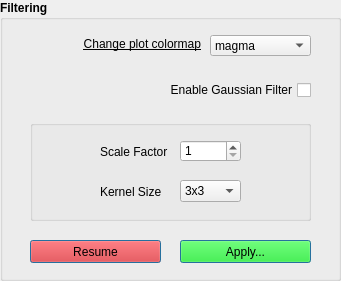
     <widget class="QGroupBox" name="filtering_box">
      <property name="geometry">
       <rect>
        <x>10</x>
        <y>30</y>
        <width>341</width>
        <height>281</height>
       </rect>
      </property>
      <property name="font">
       <font>
        <weight>75</weight>
        <bold>true</bold>
       </font>
      </property>
      <property name="title">
       <string>Filtering</string>
      </property>
      <widget class="QPushButton" name="filterLock">
       <property name="geometry">
        <rect>
         <x>180</x>
         <y>240</y>
         <width>131</width>
         <height>23</height>
        </rect>
       </property>
       <property name="font">
        <font>
         <weight>50</weight>
         <bold>false</bold>
        </font>
       </property>
       <property name="styleSheet">
        <string notr="true">background-color: rgba(0, 255, 0, 100);</string>
       </property>
       <property name="text">
        <string>Apply...</string>
       </property>
       <property name="default">
        <bool>true</bool>
       </property>
      </widget>
      <widget class="QPushButton" name="pushButton_6">
       <property name="geometry">
        <rect>
         <x>30</x>
         <y>240</y>
         <width>131</width>
         <height>23</height>
        </rect>
       </property>
       <property name="font">
        <font>
         <weight>50</weight>
         <bold>false</bold>
        </font>
       </property>
       <property name="styleSheet">
        <string notr="true">background-color: rgba(255, 0, 0, 100);</string>
       </property>
       <property name="text">
        <string>Resume</string>
       </property>
       <property name="default">
        <bool>true</bool>
       </property>
      </widget>
      <widget class="QLabel" name="verification_filter">
       <property name="geometry">
        <rect>
         <x>320</x>
         <y>0</y>
         <width>20</width>
         <height>20</height>
        </rect>
       </property>
       <property name="autoFillBackground">
        <bool>false</bool>
       </property>
       <property name="text">
        <string/>
       </property>
       <property name="scaledContents">
        <bool>true</bool>
       </property>
       <property name="alignment">
        <set>Qt::AlignCenter</set>
       </property>
      </widget>
      <widget class="QGroupBox" name="gaussian_box">
       <property name="geometry">
        <rect>
         <x>30</x>
         <y>120</y>
         <width>281</width>
         <height>101</height>
        </rect>
       </property>
       <property name="title">
        <string/>
       </property>
       <widget class="QComboBox" name="kernel_combobox">
        <property name="geometry">
         <rect>
          <x>150</x>
          <y>60</y>
          <width>61</width>
          <height>22</height>
         </rect>
        </property>
        <property name="font">
         <font>
          <weight>50</weight>
          <bold>false</bold>
         </font>
        </property>
        <item>
         <property name="text">
          <string>3x3</string>
         </property>
        </item>
        <item>
         <property name="text">
          <string>5x5</string>
         </property>
        </item>
       </widget>
       <widget class="QSpinBox" name="scale_spinbox">
        <property name="geometry">
         <rect>
          <x>150</x>
          <y>20</y>
          <width>61</width>
          <height>22</height>
         </rect>
        </property>
        <property name="font">
         <font>
          <weight>50</weight>
          <bold>false</bold>
         </font>
        </property>
        <property name="minimum">
         <number>1</number>
        </property>
        <property name="maximum">
         <number>10</number>
        </property>
       </widget>
       <widget class="QLabel" name="label_5">
        <property name="geometry">
         <rect>
          <x>70</x>
          <y>24</y>
          <width>71</width>
          <height>16</height>
         </rect>
        </property>
        <property name="font">
         <font>
          <weight>50</weight>
          <bold>false</bold>
         </font>
        </property>
        <property name="text">
         <string>Scale Factor</string>
        </property>
       </widget>
       <widget class="QLabel" name="label_8">
        <property name="geometry">
         <rect>
          <x>70</x>
          <y>64</y>
          <width>71</width>
          <height>16</height>
         </rect>
        </property>
        <property name="font">
         <font>
          <weight>50</weight>
          <bold>false</bold>
         </font>
        </property>
        <property name="text">
         <string>Kernel Size</string>
        </property>
       </widget>
      </widget>
      <widget class="QComboBox" name="colormap">
       <property name="geometry">
        <rect>
         <x>210</x>
         <y>35</y>
         <width>101</width>
         <height>21</height>
        </rect>
       </property>
       <property name="font">
        <font>
         <weight>50</weight>
         <bold>false</bold>
        </font>
       </property>
       <item>
        <property name="text">
         <string>magma</string>
        </property>
       </item>
       <item>
        <property name="text">
         <string>inferno</string>
        </property>
       </item>
       <item>
        <property name="text">
         <string>viridis</string>
        </property>
       </item>
       <item>
        <property name="text">
         <string>seismic</string>
        </property>
       </item>
       <item>
        <property name="text">
         <string>cool</string>
        </property>
       </item>
       <item>
        <property name="text">
         <string>Spectral</string>
        </property>
       </item>
       <item>
        <property name="text">
         <string>tab20b</string>
        </property>
       </item>
      </widget>
      <widget class="QLabel" name="label_15">
       <property name="geometry">
        <rect>
         <x>40</x>
         <y>33</y>
         <width>161</width>
         <height>21</height>
        </rect>
       </property>
       <property name="font">
        <font>
         <weight>50</weight>
         <bold>false</bold>
         <underline>true</underline>
        </font>
       </property>
       <property name="text">
        <string>Change plot colormap</string>
       </property>
       <property name="alignment">
        <set>Qt::AlignRight|Qt::AlignTrailing|Qt::AlignVCenter</set>
       </property>
      </widget>
      <widget class="QCheckBox" name="enable_filter">
       <property name="geometry">
        <rect>
         <x>120</x>
         <y>80</y>
         <width>191</width>
         <height>20</height>
        </rect>
       </property>
       <property name="font">
        <font>
         <weight>50</weight>
         <bold>false</bold>
        </font>
       </property>
       <property name="layoutDirection">
        <enum>Qt::RightToLeft</enum>
       </property>
       <property name="text">
        <string>Enable Gaussian Filter</string>
       </property>
      </widget>
     </widget>
